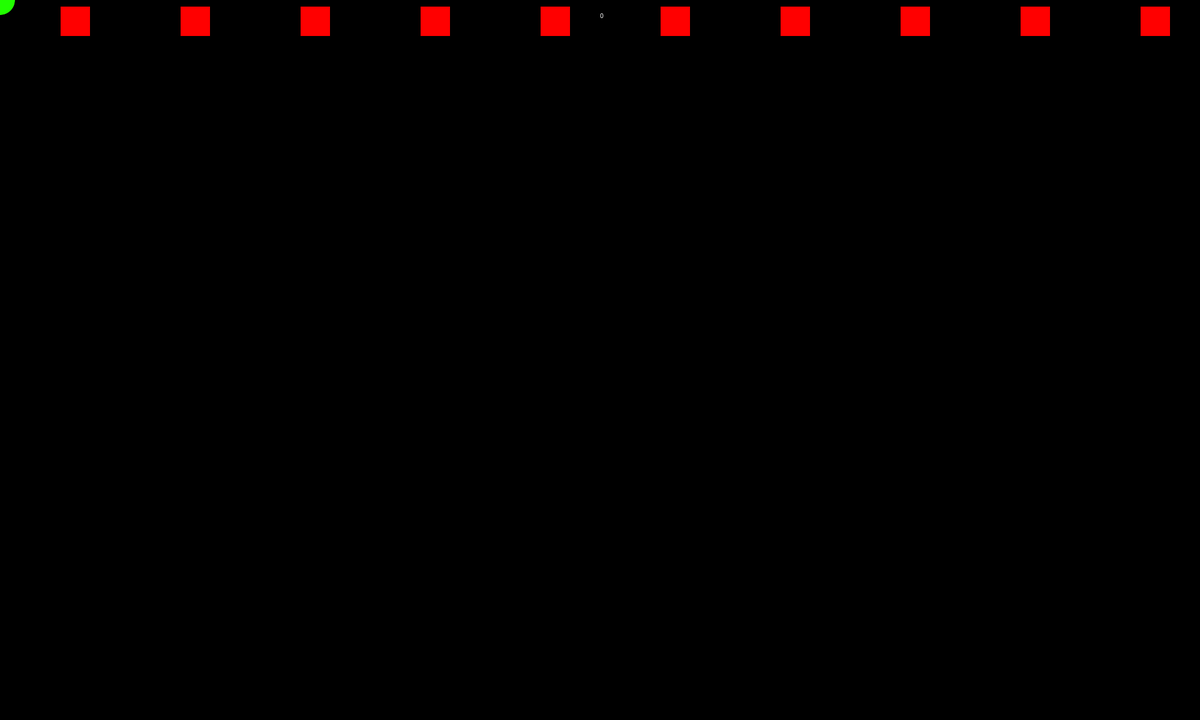
Frame 1 (no input)
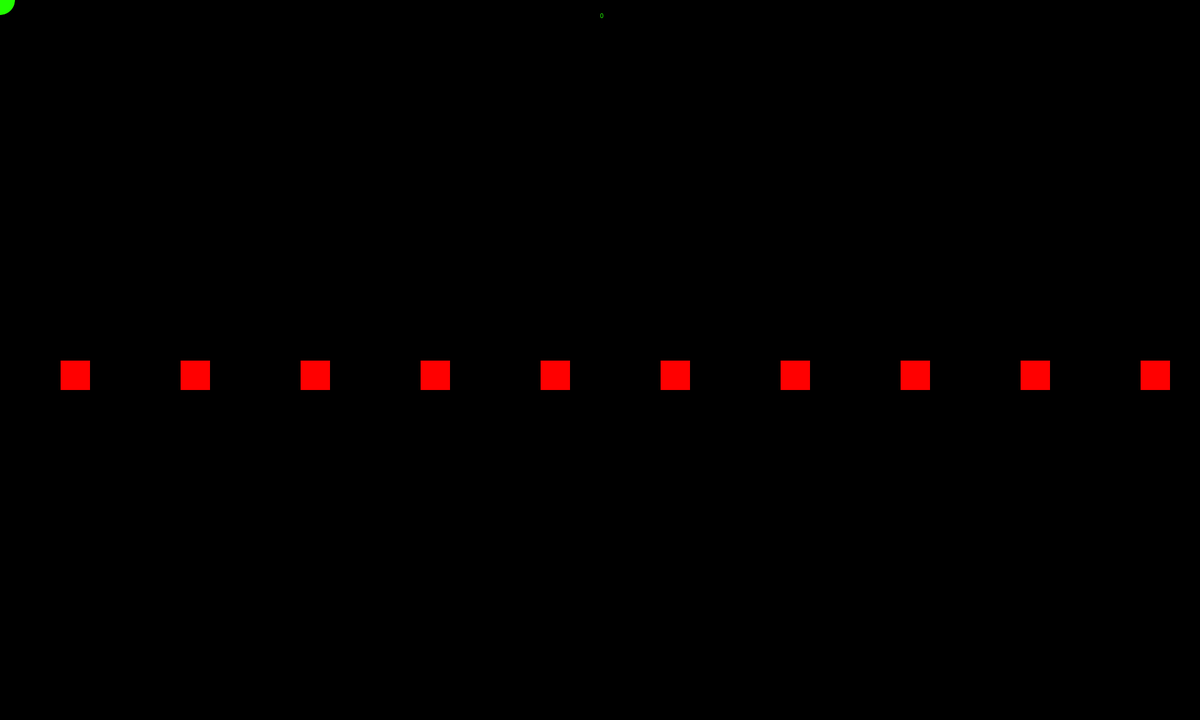
Frame 60 (the mouse pressed at the canvas centre just before this capture)
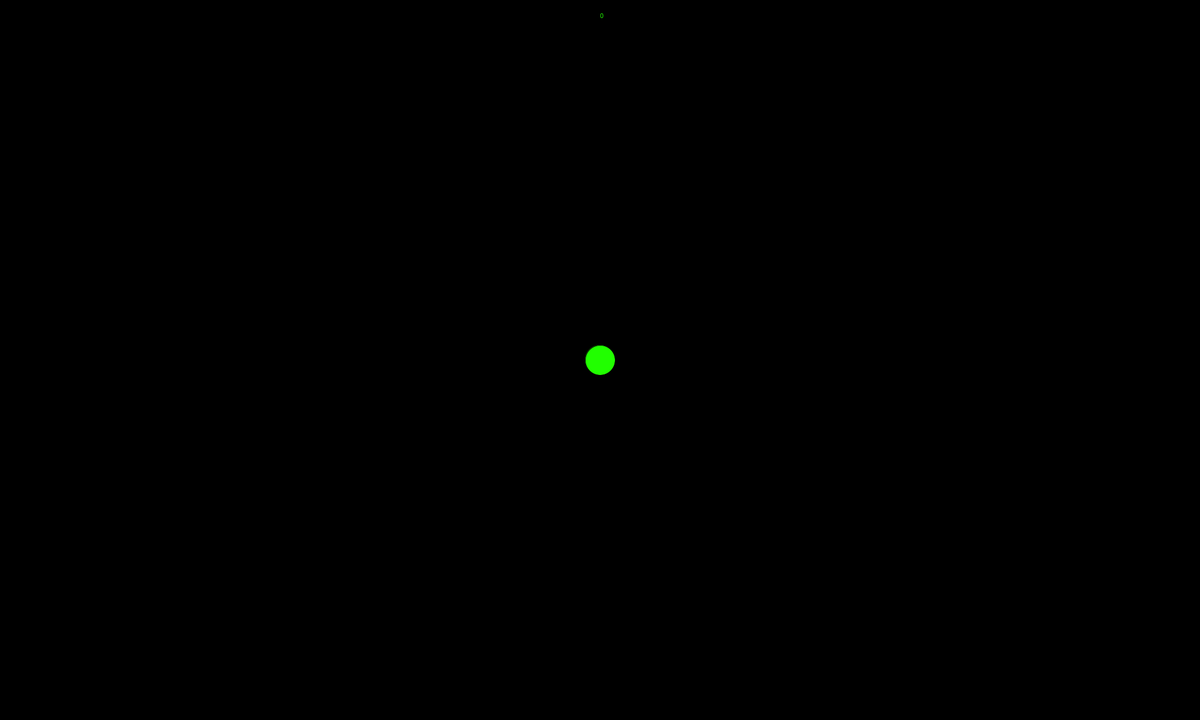
Frame 120 (the mouse held since frame 60 and released just before this capture)

The Processing sketch that drew these frames (run headless with seeded random() and noise(); from frame 60 on, the mouse is pressed at the canvas centre):

// Processing sketch: ball
// ── ball.pde
int x1=100;

int score = 0;
int y1 = 0;
void setup() {
  size(2000, 1200);
}
void draw() {
  background(0, 0, 0);
  random(0, 100);
  text(score, 1000, 30);
  int x = mouseX;
  int y = mouseY;
  int       px=x+50;

  y1+=10;
  for (int i = 0; i<10; i++) {

    fill(255, 0, 0);
    rect(x1+(i*200), y1, 50, 50);
  }

  fill(33, 255, 0);
  ellipse(x, y, 50, 50);
  if (y1>=1200) {
    y1=0;
    score+=1;
    x1=(int)random(0, 300);
  }
  for(int i = x1;i<x1+2001;i+=200){
  if (y1-25<y&&i-25<x&&y1+25>y&&i+25>x) { 
    score=0;
  }
}
}
